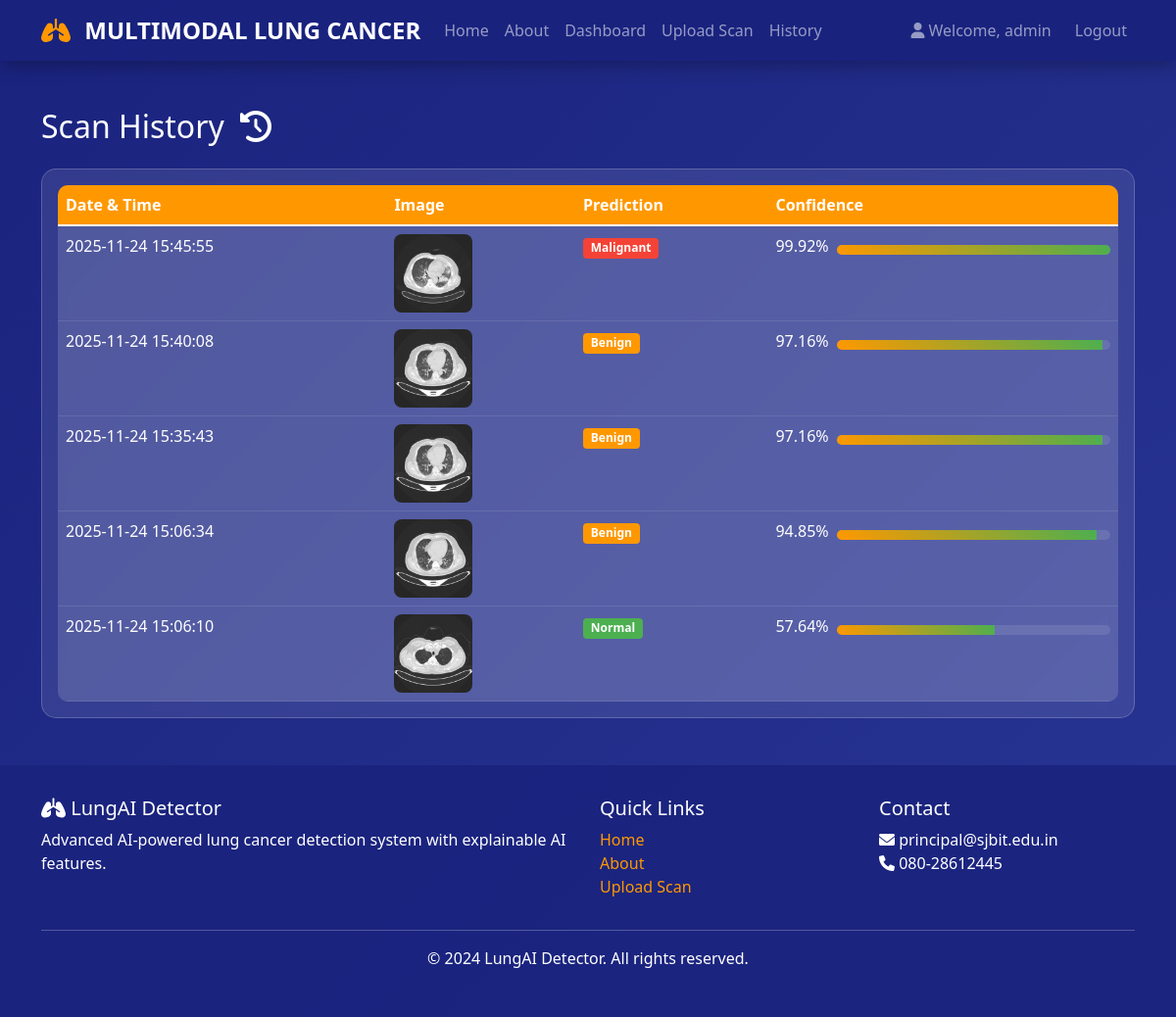
Screenshot of /history (signed in) with the database file from the repository.
### tables this page shows
CREATE TABLE predictions
                 (id INTEGER PRIMARY KEY AUTOINCREMENT,
                  user_id INTEGER,
                  image_path TEXT NOT NULL,
                  prediction TEXT NOT NULL,
                  confidence REAL NOT NULL,
                  created_at TIMESTAMP DEFAULT CURRENT_TIMESTAMP,
                  FOREIGN KEY (user_id) REFERENCES users (id));

### app.py (the view)
@app.route('/history')
def history():
    if 'user_id' not in session:
        return redirect(url_for('login'))
    conn = get_db_connection()
    predictions = conn.execute(
        'SELECT * FROM predictions WHERE user_id = ? ORDER BY created_at DESC',
        (session['user_id'],)
    ).fetchall()
    conn.close()
    return render_template('history.html', predictions=predictions)

### app.py (called while the page is built)
def get_db_connection():
    conn = sqlite3.connect('database.db')
    conn.row_factory = sqlite3.Row
    return conn

### templates/history.html (shortened to what this page needs)
{% extends "base.html" %}
{% block content %}
<div class="container my-5">
    <h2 class="mb-4">Scan History <i class="fas fa-history ms-2"></i></h2>
    {% if predictions %}
    <div class="card card-custom">
        <div class="card-body">
            <div class="table-responsive">
                <table class="table table-hover history-table">
                    <thead>
                        <tr>
                            <th>Date & Time</th>
                            <th>Image</th>
                            <th>Prediction</th>
                            <th>Confidence</th>
                        </tr>
                    </thead>
                    <tbody>
                        {% for pred in predictions %}
                        <tr>
                            <td>{{ pred.created_at }}</td>
                            <td>
                                <img src="{{ url_for('static', filename='uploads/' + pred.image_path.split('/')[-1]) }}"
                                     alt="CT Scan" style="width: 80px; height: 80px; object-fit: cover; border-radius: 8px;">
                            </td>
                            <td>
                                {% if pred.prediction == "Normal cases" %}
                                <span class="badge badge-normal">Normal</span>
                                {% elif pred.prediction == "Bengin cases" %}
                                <span class="badge badge-benign">Benign</span>
                                {% else %}
                                <span class="badge badge-malignant">Malignant</span>
                                {% endif %}
                            </td>
                            <td>
                                <div class="d-flex align-items-center">
                                    <span class="me-2">{{ "%.2f"|format(pred.confidence * 100) }}%</span>
                                    <div class="progress flex-grow-1" style="width: 100px;">
                                        <div class="progress-bar" style="width: {{ pred.confidence * 100 }}%"></div>
                                    </div>
                                </div>
                            </td>
                        </tr>
                        {% endfor %}
                    </tbody>
                </table>
            </div>
        </div>
    </div>
    {% endif %}
</div>
{% endblock %}

### static/css/style.css (style rules this page uses)
:root { --dark-blue: #1a237e; --medium-blue: #283593; --light-blue: #303f9f; --orange: #ff9800; --green: #4caf50; --light-green: #8bc34a; --white: #ffffff; --light-gray: #f5f5f5; --dark-gray: #333333; }
body { background: linear-gradient(135deg, var(--dark-blue) 0%, var(--medium-blue) 100%); color: var(--white); min-height: 100vh; font-family: 'Segoe UI', Tahoma, Geneva, Verdana, sans-serif; }
.card-custom { background: rgba(255, 255, 255, 0.1); backdrop-filter: blur(10px); border: 1px solid rgba(255, 255, 255, 0.2); border-radius: 15px; color: var(--white); transition: transform 0.3s ease; }
.badge-normal { background: var(--green); }
.badge-benign { background: var(--orange); }
.badge-malignant { background: #f44336; }
.history-table { background: rgba(255, 255, 255, 0.1); border-radius: 10px; overflow: hidden; }
.table { color: var(--white); margin-bottom: 0; }
.table th { background: var(--orange); border: none; color: var(--white); }
.table td { background: rgba(255, 255, 255, 0.05); border-color: rgba(255, 255, 255, 0.1); }
.progress { height: 10px; background: rgba(255, 255, 255, 0.1); border-radius: 5px; margin-top: 0.5rem; }
.progress-bar { background: linear-gradient(45deg, var(--orange), var(--green)); }

### rows the page displays
predictions: created_at "2025-11-24 15:45:55", image_path (picture), prediction "Malignant", pred.confidence*100 "99.92"
predictions: created_at "2025-11-24 15:40:08", image_path (picture), prediction "Benign", pred.confidence*100 "97.16"
predictions: created_at "2025-11-24 15:35:43", image_path (picture), prediction "Benign", pred.confidence*100 "97.16"
predictions: created_at "2025-11-24 15:06:34", image_path (picture), prediction "Benign", pred.confidence*100 "94.85"
predictions: created_at "2025-11-24 15:06:10", image_path (picture), prediction "Normal", pred.confidence*100 "57.64"

### other values shown
{{ session.username }} "admin"
